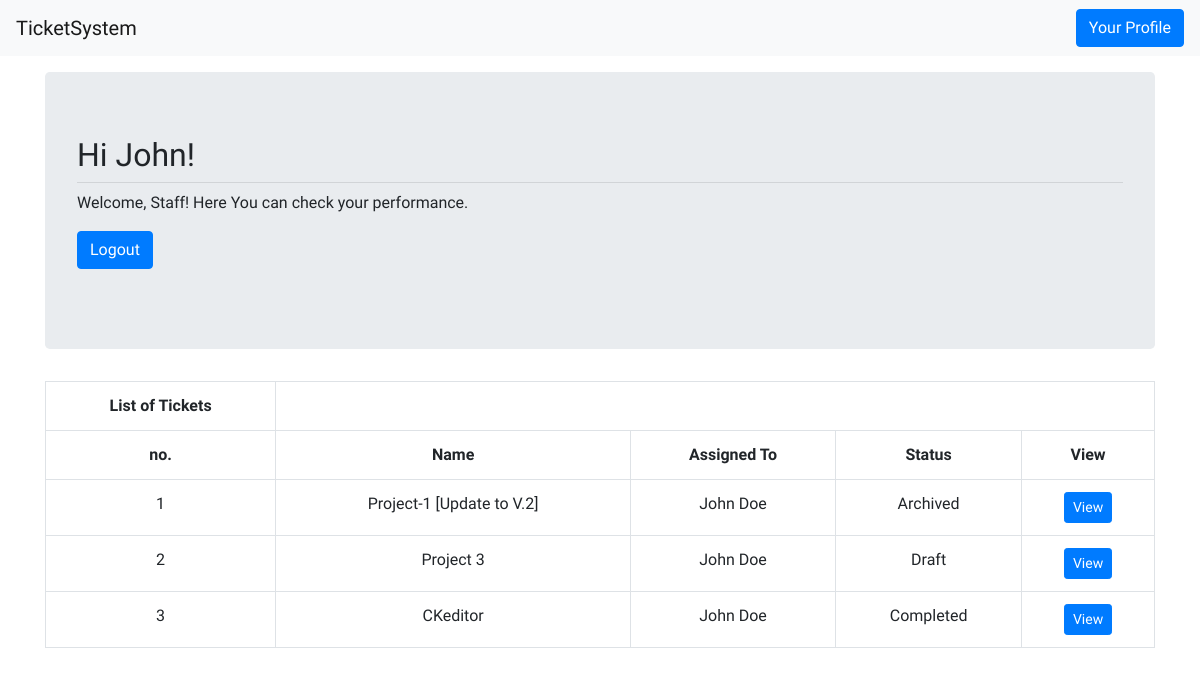
The app's page /staff/dashboard/ (signed in) with its own data.
### accounts/models.py (models this page shows, shortened)
class Account(AbstractBaseUser):
    email = models.EmailField(max_length=100, unique=True)
    first_name = models.CharField(max_length=50)
    last_name = models.CharField(max_length=50)
    date_joined     = models.DateTimeField(auto_now_add=True)
    last_login      = models.DateTimeField(auto_now_add=True)
    is_admin        = models.BooleanField(default=False)
    is_staff        = models.BooleanField(default=False)
    is_active       = models.BooleanField(default=True)
    is_superadmin   = models.BooleanField(default=False)
    USERNAME_FIELD = 'email'
    REQUIRED_FIELDS = ['first_name', 'last_name']
    objects = MyAccountManager()

### tickets/models.py (models this page shows, shortened)
class Ticket(models.Model):
    STATUS_CHOICE = (
        ('Draft', 'Draft'),
        ('Ongoing', 'Ongoing'),
        ('Completed', 'Completed'),
        ('Archived', 'Archived'),
    )
    name = models.CharField(max_length=200, unique=True)
    description = RichTextUploadingField(blank=True, null=True)
    assigned_to = models.ForeignKey(Staff, on_delete=models.CASCADE)
    created_at = models.DateTimeField(auto_now_add=True)
    updated_at = models.DateTimeField(auto_now=True)
    status = models.CharField(max_length=100, choices=STATUS_CHOICE, default='Draft')

### tickets/views.py (the view)
# urls.py: path('staff/dashboard/', views.staff_home, name='staff_home'),
@login_required(login_url='staff_login')
def staff_home(request):
    if request.user.is_admin:
        return redirect('admin_home')
    else:
        tickets = Ticket.objects.filter(assigned_to=request.user)
    return render(request, 'staff/staff_home.html', {'tickets': tickets})

### accounts/models.py (called while the page is built)
    def full_name(self):
        return f'{self.first_name} {self.last_name}'

### templates/staff/staff_home.html (shortened to what this page needs)
{% extends 'base.html' %}
{% block content %}
<div class="jumbotron">
    <h2>Hi {{ user.first_name }}!</h2>
    <hr class="my-2">
    <p>Welcome, Staff! Here You can check your performance.</p>
    <p class="lead">
        <form action="{% url 'staff_logout' %}">
            <button type="submit" class="btn btn-primary">Logout</button>
        </form>
    </p>
</div>
<table class="table table-hover table-bordered text-center">
    <tr class="text-center">
        <th>List of Tickets</th>
    </tr>
    <tr class="text-center">
        <th>no.</th>
        <th>Name</th>
        <th>Assigned To</th>
        <th>Status</th>
        <th>View</th>
    </tr>
    {% for ticket in tickets %}
    <tr>
        <td>{{ forloop.counter }}</td>
        <td>{{ ticket.name }}</td>
        <td>{{ ticket.assigned_to.full_name }}</td>
        <td>{{ ticket.status }}</td>
        <td><a href="{% url 'view_ticket' ticket.id %}" class="btn btn-primary btn-sm">View</a></td>
    </tr>
    {% endfor %}
</table>
{% endblock content %}

### templates/base.html (style rules this page uses)
body { font-family: 'Work Sans', sans-serif; }
h1, h2, h3 { font-weight: normal; }
a { text-decoration: none; }

### records on screen
Account: first_name "John"
Ticket: name "Project-1 [Update to V.2]", assigned_to.full_name "John Doe", status "Archived"
Ticket: name "Project 3", assigned_to.full_name "John Doe", status "Draft"
Ticket: name "CKeditor", assigned_to.full_name "John Doe", status "Completed"
